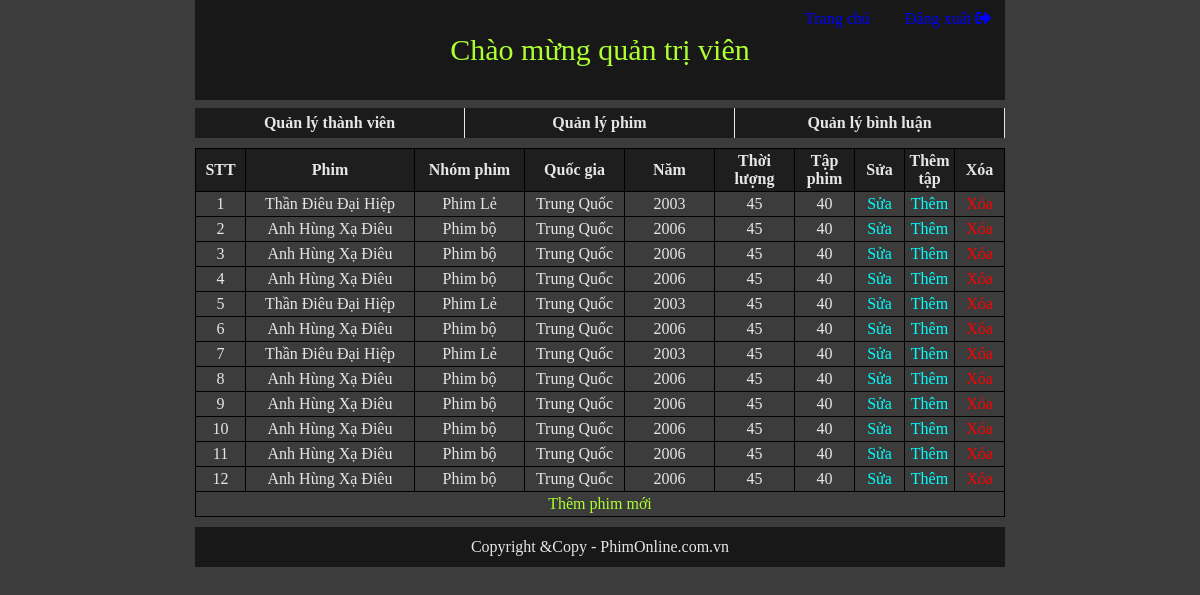
Page /Sources/php/Admin/list_movie.php (signed in) on the earlier database version.
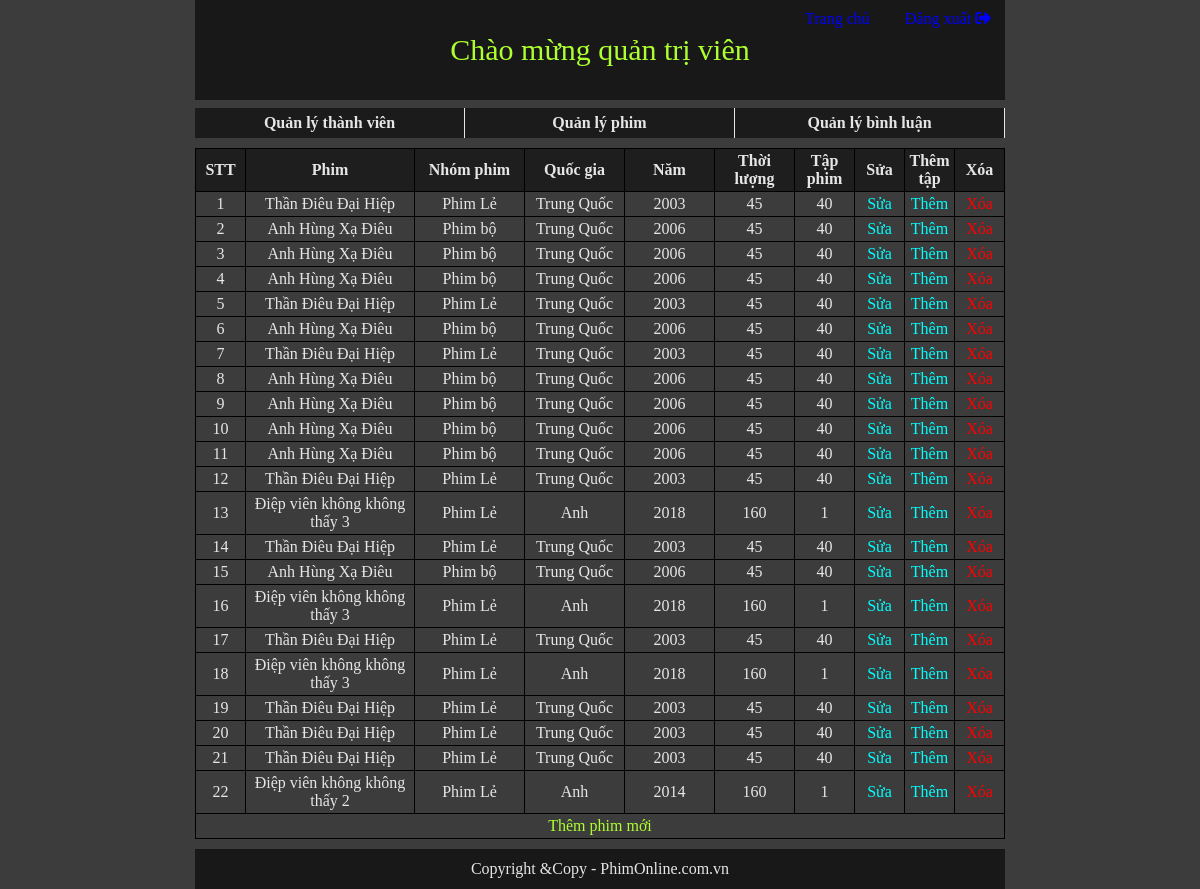
Same page on the later database version.
### tables this page shows
CREATE TABLE `movie` (
  `movieID` int(10) UNSIGNED NOT NULL,
  `movieName` varchar(50) NOT NULL,
  `movieNation` varchar(20) NOT NULL,
  `movieYear` year(4) NOT NULL,
  `movieTime` varchar(50) NOT NULL,
  `movieNumber` int(5) NOT NULL,
  `groupID` int(10) UNSIGNED NOT NULL,
  `image` varchar(1000) NOT NULL,
  `movieContent` text NOT NULL,
  `view` int(20) NOT NULL DEFAULT '0'
);

CREATE TABLE `moviegroup` (
  `groupID` int(10) UNSIGNED NOT NULL,
  `groupName` varchar(50) NOT NULL
);

### Sources/php/Admin/list_movie.php (the view, shortened to what this page needs)
<?php
    if(isset($_SESSION['username'])){
        if($_SESSION['level']!=0){
?>
<?php
    require("header.php");
?>
    <div id="wrapper">
        <table>
            <tr style="background-color: rgba(0, 0, 0, 0.5); color: #e6e6e6;">
                <th style="width: 50px;">STT</th>
                <th>Phim</th>
                <th style="width: 110px;">Nhóm phim</th>
                <th style="width: 100px;">Quốc gia</th>
                <th style="width: 90px;">Năm</th>
                <th style="width: 80px;">Thời lượng</th>
                <th style="width: 60px;">Tập phim</th>
                <th style="width: 50px;">Sửa</th>
                <th style="width: 50px;">Thêm tập</th>
                <th style="width: 50px;">Xóa</th>
            </tr>
            <?php
                $STT = 1;
                require("../library/config.php");
                $sql = "SELECT movie.movieID, movie.movieName, movie.movieNation, movie.movieYear, movie.movieTime, movie.movieNumber, movie.movieContent, moviegroup.groupName FROM `movie`, `moviegroup` WHERE movie.groupID=moviegroup.groupID";
                $result = mysqli_query($conn, $sql);
                while ($data = mysqli_fetch_assoc($result)){
                    echo"<tr>";
                        echo"<td>$STT</td>";
                        echo"<td>$data[movieName]</td>";
                        echo"<td>$data[groupName]</td>";
                        echo"<td>$data[movieNation]</td>";
                        echo"<td>$data[movieYear]</td>";
                        echo"<td>$data[movieTime]</td>";
                        echo"<td>$data[movieNumber]</td>";
                        echo"<td><a href='edit_movie.php?id=$data[movieID]' style='color: aqua;'>Sửa</a></td>";
                        echo"<td><a href='add_film.php?id=$data[movieID]' style='color: aqua;'>Thêm</a></td>";
                        echo"<td><a href='del_movie.php?id=$data[movieID]' onclick = 'return show_confirm_delmovie();' style='color: red;'>Xóa</a></td>";
                    echo"</tr>";
                    $STT++;
                }
            ?>
            <tr>
                <td colspan="10"><a href="add_movie.php" style="color: greenyellow;">Thêm phim mới</a></td>
            </tr>
        </table>
    </div>
<?php
    require("footer.php");
?>
<?php
      }else{
        header("location:../templates/home.php");
    }
    }
    else {
        header("location:../templates/index.php");
        exit();
    }
?>

Differences in the rows shown:
added movie: movieName "Thần Điêu Đại Hiệp", groupID.groupName "Phim Lẻ", movieNation "Trung Quốc", movieYear "2003", movieTime "45", movieNumber "40"
added movie: movieName "Điệp viên không không thấy 3", groupID.groupName "Phim Lẻ", movieNation "Anh", movieYear "2018", movieTime "160", movieNumber "1"
added movie: movieName "Thần Điêu Đại Hiệp", groupID.groupName "Phim Lẻ", movieNation "Trung Quốc", movieYear "2003", movieTime "45", movieNumber "40"
added movie: movieName "Điệp viên không không thấy 3", groupID.groupName "Phim Lẻ", movieNation "Anh", movieYear "2018", movieTime "160", movieNumber "1"
added movie: movieName "Thần Điêu Đại Hiệp", groupID.groupName "Phim Lẻ", movieNation "Trung Quốc", movieYear "2003", movieTime "45", movieNumber "40"
added movie: movieName "Điệp viên không không thấy 3", groupID.groupName "Phim Lẻ", movieNation "Anh", movieYear "2018", movieTime "160", movieNumber "1"
added movie: movieName "Thần Điêu Đại Hiệp", groupID.groupName "Phim Lẻ", movieNation "Trung Quốc", movieYear "2003", movieTime "45", movieNumber "40"
added movie: movieName "Thần Điêu Đại Hiệp", groupID.groupName "Phim Lẻ", movieNation "Trung Quốc", movieYear "2003", movieTime "45", movieNumber "40"
added movie: movieName "Thần Điêu Đại Hiệp", groupID.groupName "Phim Lẻ", movieNation "Trung Quốc", movieYear "2003", movieTime "45", movieNumber "40"
added movie: movieName "Điệp viên không không thấy 2", groupID.groupName "Phim Lẻ", movieNation "Anh", movieYear "2014", movieTime "160", movieNumber "1"
